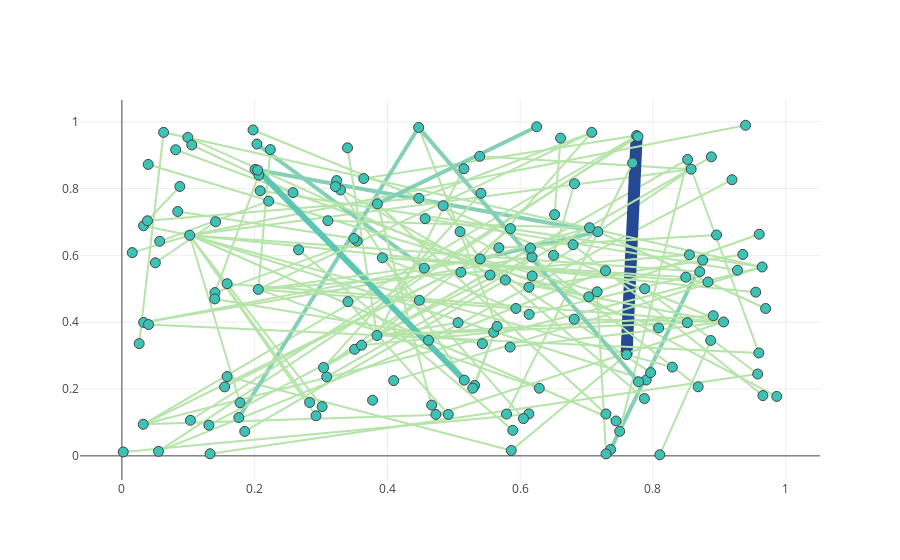

Notebook code for this chart:
### Code cell
phishGraphRandom = phishGraph.copy()
applyLayout(phishGraphRandom, nx.random_layout)
plotNetworkSizeColor(phishGraphRandom)
